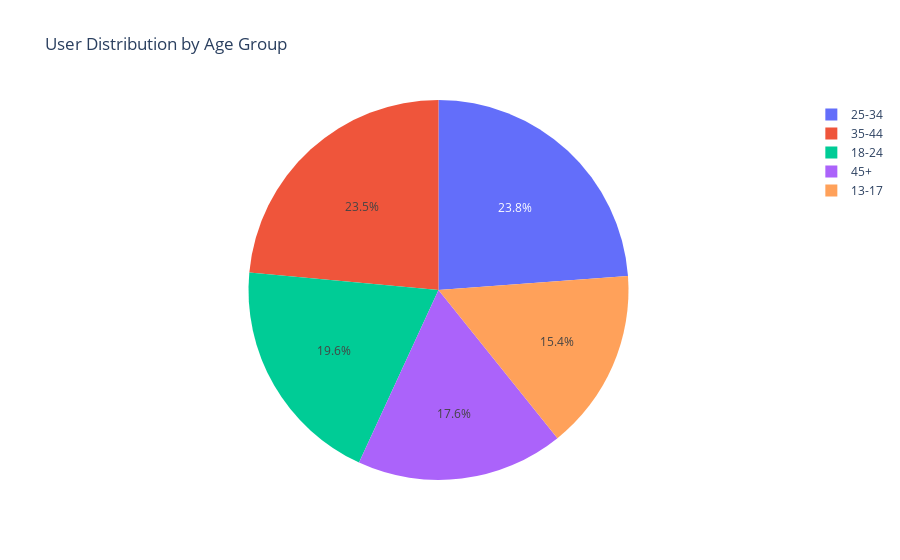

Notebook code for this chart:
### Code cell
fig_age = px.pie(user_counts_by_age, values='UserCount', names='AgeGroup', title='User Distribution by Age Group')
fig_age.show()

### Figure 1 — Plotly figure (JSON) as saved in the notebook; plotly's stock layout.template omitted (floating-point values rounded to 4 significant figures)
{"data": [{"domain": {"x": [0, 1], "y": [0, 1]}, "hovertemplate": "AgeGroup=%{label}<br>UserCount=%{value}<extra></extra>", "labels": ["13-17", "18-24", "25-34", "35-44", "45+"], "legendgroup": "", "name": "", "showlegend": true, "type": "pie", "values": [478, 608, 739, 730, 547]}], "layout": {"legend": {"tracegroupgap": 0}, "title": {"text": "User Distribution by Age Group"}}}
